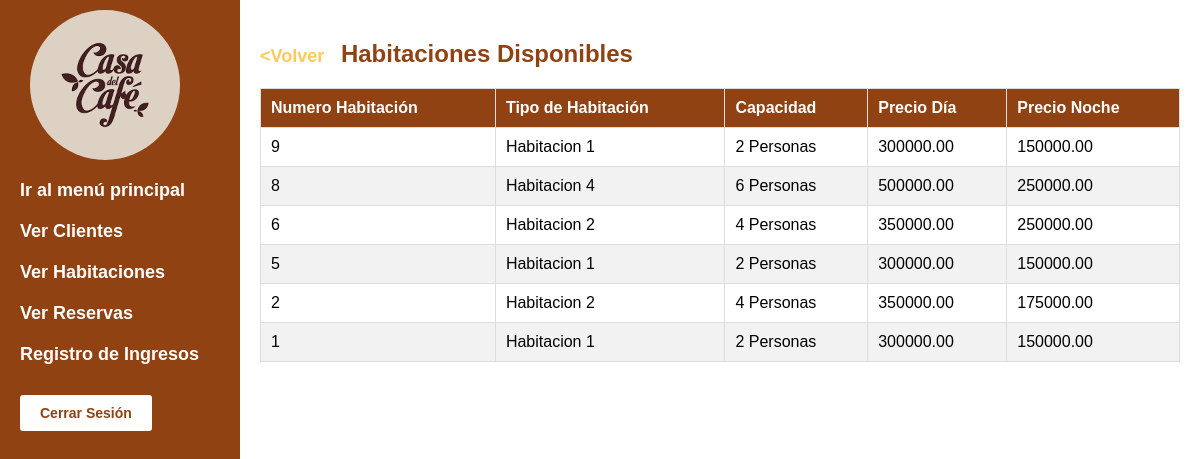
/hostal/Pages/verHabitacionesDisponibles.php (signed in), run on the app's committed database.
### tables this page shows
CREATE TABLE IF NOT EXISTS `habitaciones` (
  `id_habitacion` int NOT NULL,
  `tipo_habitacion` varchar(255) NOT NULL,
  `precio_dia` decimal(10,2) NOT NULL,
  `precio_noche` decimal(10,2) NOT NULL,
  `id_cliente` int DEFAULT NULL,
  `disponible` int NOT NULL DEFAULT '1',
  `capacidad` int DEFAULT NULL,
  PRIMARY KEY (`id_habitacion`),
  KEY `id_cliente` (`id_cliente`)
);

### includes/DAOS/db.php (called while the page is built, shortened)
<?php
class ConexionBD {
    private $servername = "db";
    private $username = "root";
    private $password = "root";
    private $database = "casa_del_cafe";
    private $conn;
    public function __construct() {
        $this->conn = new mysqli($this->servername, $this->username, $this->password, $this->database);
    }
    public function conexion(){
        return $this->conn;
    }
}
?>

### includes/DAOS/habitacionDAO.php (called while the page is built, shortened)
<?php
require 'objets/Habitacion.php';
class HabitacionDAO {
    private ConexionBD $db;
    function __construct() {
        $this->db = new ConexionBD();
    }
    public function obtenerHabitacionesDisponibles() {
        $query = "SELECT * FROM habitaciones WHERE disponible = 1";
        $resultado = mysqli_query($this->db->conexion(), $query);
        $habitaciones = [];
        while ($row = mysqli_fetch_assoc($resultado)) {
            $habitaciones[] = new Habitacion($row['tipo_habitacion'], $row['precio_dia'], $row['precio_noche'], $row['capacidad'], $row['id_cliente'], $row['id_habitacion']);
        }
        return $habitaciones;
    }
}
?>

### includes/DAOS/objets/Habitacion.php (called while the page is built, shortened)
<?php
class Habitacion {
    private $id_habitacion;
    private $tipo_habitacion;
    private $precio_dia;
    private $precio_noche;
    private $capacidad;
    public function __construct($tipo_habitacion, $precio_dia, $precio_noche, $capacidad, $id_cliente = null, $id_habitacion = null, $disponible=1) {
        $this->id_habitacion = $id_habitacion;
        $this->tipo_habitacion = $tipo_habitacion;
        $this->precio_dia = $precio_dia;
        $this->precio_noche = $precio_noche;
        $this->capacidad = $capacidad;
    }
    public function getIdHabitacion() {
        return $this->id_habitacion;
    }
    public function getTipoHabitacion() {
        return $this->tipo_habitacion;
    }
    public function getPrecioDia() {
        return $this->precio_dia;
    }
    public function getPrecioNoche() {
        return $this->precio_noche;
    }
    public function getCapacidad(){
        return $this->capacidad;
    }
}
?>

### hostal/Pages/verHabitacionesDisponibles.php (the view, shortened to what this page needs)
<!DOCTYPE html>
<html>
<head>
    <link rel="stylesheet" href="../../css/hotas_ver_datos.css">
</head>
<body>
    <div class="sidebar">
        <img class="image-logo"
         alt="Casa del Café">
         <a href="../index.php">Ir al menú principal</a>
        <a href="verCliente.php">Ver Clientes</a>
        <a href="habitaciones.php">Ver Habitaciones</a>
        <a href="verReservas.php">Ver Reservas</a>
        <a href="registroIngresos.php">Registro de Ingresos</a>
        <form action="verHabitacionesDisponibles.php" method="POST">
            <input type="submit" value="Cerrar Sesión" formnovalidate>
        </form>
    </div>
    <div class="content">
        <h1><a class="back-link" href="habitaciones.php">&lt;Volver</a> Habitaciones Disponibles</h1>
        <table id="tablaHabitaciones">
            <thead>
                <th>Numero Habitación</th>
                <th>Tipo de Habitación</th>
                <th>Capacidad</th>
                <th>Precio Día</th>
                <th>Precio Noche</th>
            </thead>
            <tbody>
            <?php
            $habitacionDAO = new HabitacionDAO();
            $habitacionesDisponibles = $habitacionDAO->obtenerHabitacionesDisponibles();
            foreach ($habitacionesDisponibles as $habitacion) {
                echo "<tr data='".$habitacion->getIdHabitacion(). "|". $habitacion->getTipoHabitacion() ."'>";
                echo "<td>" . $habitacion->getIdHabitacion() . "</td>";
                echo "<td>" . $habitacion->getTipoHabitacion() . "</td>";
                echo "<td>" . $habitacion->getCapacidad(). " Personas" . "</td>";
                echo "<td>" . $habitacion->getPrecioDia() . "</td>";
                echo "<td>" . $habitacion->getPrecioNoche() . "</td>";
                echo "</tr>";
            }
            ?>
            </tbody>
        </table>
    </div>
</body>
</html>

### css/hotas_ver_datos.css (style rules this page uses)
:root { --primary-color: #FFC95D; --secondary-color: #904212; --third-color: #F28D33; --light-color: white; --contrast-color: #260702; }
* { padding: 0px; margin: 0px; }
body, html { margin: 0; padding: 0; font-family: Arial, sans-serif; height: 100%; }
body { background-color: var(--light-color); display: flex; align-items: center; justify-content: center; margin: 0; }
.content { flex: 1; padding: 20px; height: 90%; }
h1 { font-size: 24px; margin: 0 0 20px; color: var(--secondary-color); }
input[type="submit"] { background-color: var(--light-color); color: var(--secondary-color); padding: 10px 20px; margin-top: 20px; border: none; border-radius: 3px; font-weight: bold; cursor: pointer; font-size: 14px; }
table { border-collapse: collapse; width: 100%; background-color: var(--light-color); border: 1px solid #ddd; }
th, td { padding: 10px; text-align: left; border: 1px solid #ddd; }
th { background-color: var(--secondary-color); color: #fff; font-weight: bold; }
.back-link { text-decoration: none; color: var(--primary-color); font-size: 18px; font-weight: bold; margin-right: 10px; }
tr:nth-child(even) { background-color: #f2f2f2; }
.sidebar { width: 200px; height: 100%; background-color: var(--secondary-color); color: var(--light-color); padding: 20px; display: flex; flex-direction: column; align-items: left; text-align: left; }
.image-logo { border-radius: 50%; width: 150px; height: 150px; margin: 10px; }
a { text-decoration: none; color: var(--light-color); font-weight: bold; font-size: 18px; margin: 10px 0; }
.sidebar a { display: block; font-size: 18px; margin: 10px 0; color: var(--light-color); text-decoration: none; text-align: left; }

### data on the page
habitaciones: id_habitacion "9", tipo_habitacion "Habitacion 1", capacidad "2", precio_dia "300000.00", precio_noche "150000.00"
habitaciones: id_habitacion "8", tipo_habitacion "Habitacion 4", capacidad "6", precio_dia "500000.00", precio_noche "250000.00"
habitaciones: id_habitacion "6", tipo_habitacion "Habitacion 2", capacidad "4", precio_dia "350000.00", precio_noche "250000.00"
habitaciones: id_habitacion "5", tipo_habitacion "Habitacion 1", capacidad "2", precio_dia "300000.00", precio_noche "150000.00"
habitaciones: id_habitacion "2", tipo_habitacion "Habitacion 2", capacidad "4", precio_dia "350000.00", precio_noche "175000.00"
habitaciones: id_habitacion "1", tipo_habitacion "Habitacion 1", capacidad "2", precio_dia "300000.00", precio_noche "150000.00"
